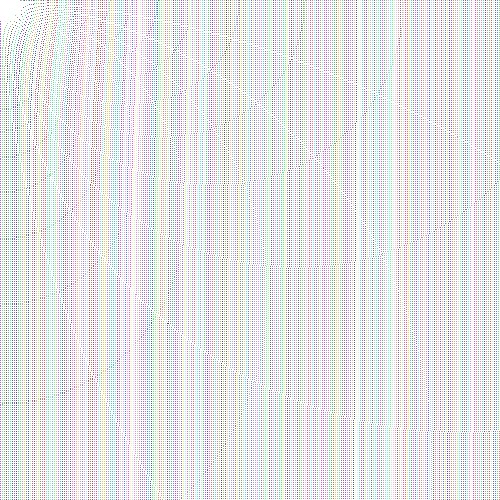
Frame 1 (no input)
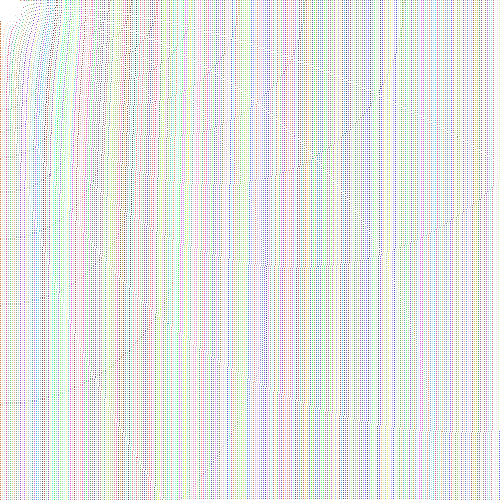
Frame 60 (the mouse pressed at the canvas centre just before this capture)
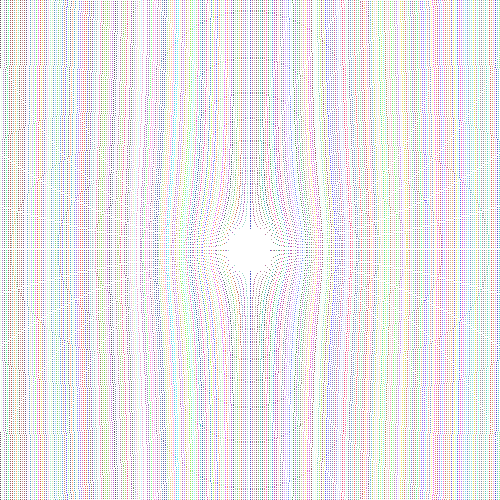
Frame 120 (the mouse held since frame 60 and released just before this capture)

The Processing sketch that drew these frames (run headless with seeded random() and noise(); from frame 60 on, the mouse is pressed at the canvas centre):

// Processing sketch: processing_8075
// ── processing_8075.pde

float x,y,r,t;

void setup(){

  size(500,500);

}

void draw(){

  background(255);
  for(int i=0 ; i<width; i+=2){
    
    x = i;
  stroke(random(255) , random(255),random(255));
    for(int j =0 ; j<height;j+=2){
       r=2E3/(dist(x=mouseX,y=mouseY,i,j)+1E2);

       point( i+r*cos(t=atan2(j-y,i-x)),j+r*sin(t));
      
    }
  
  }
}
